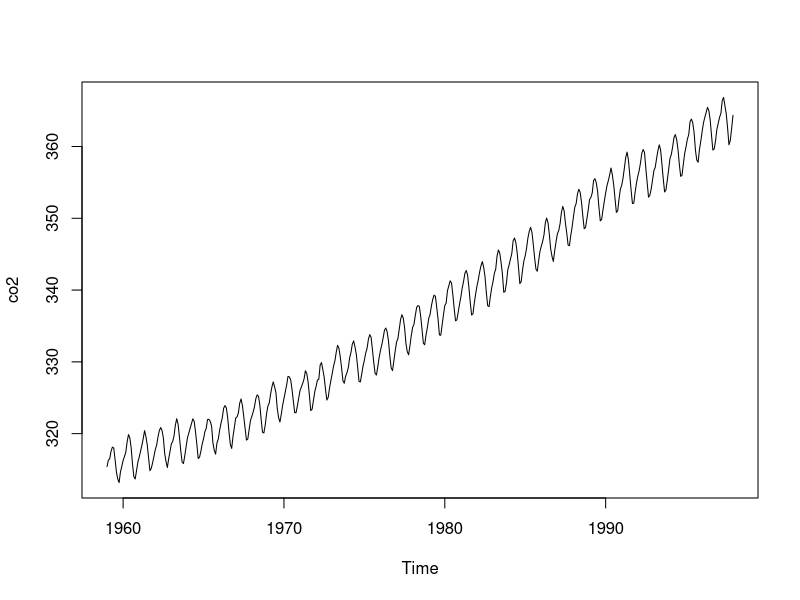
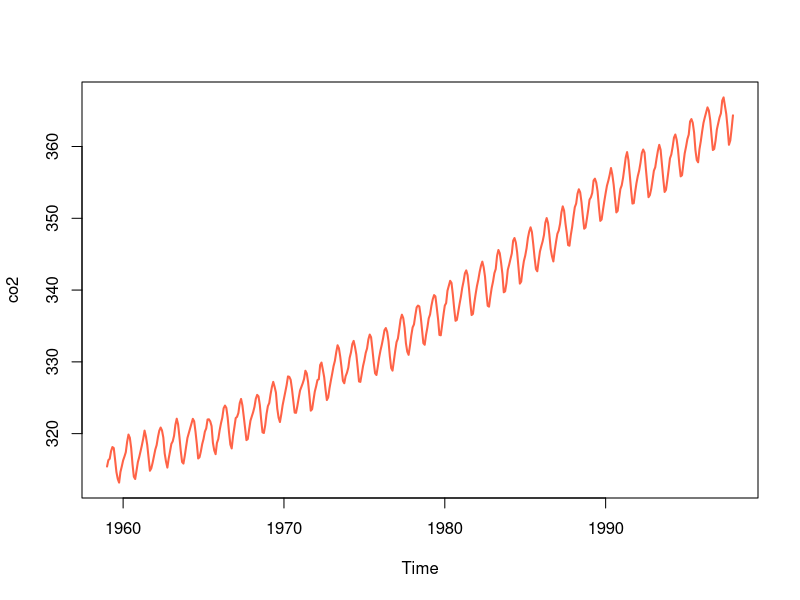
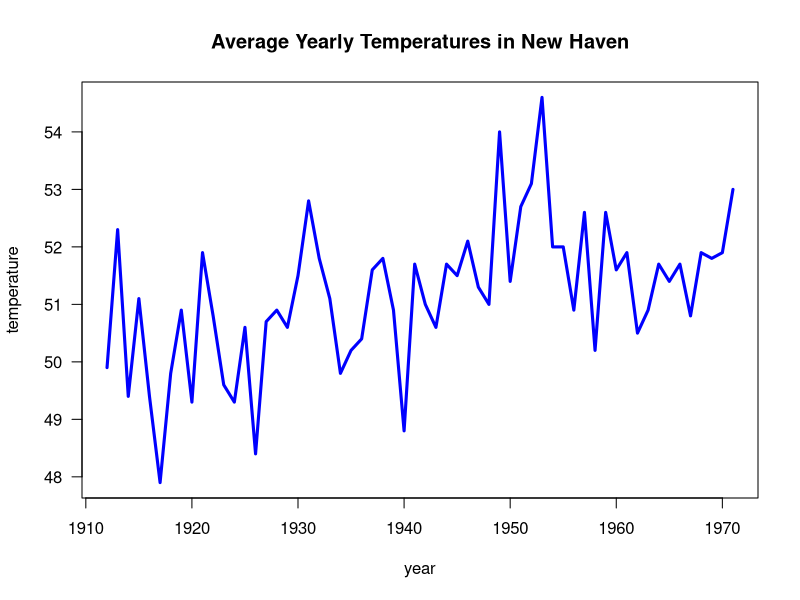
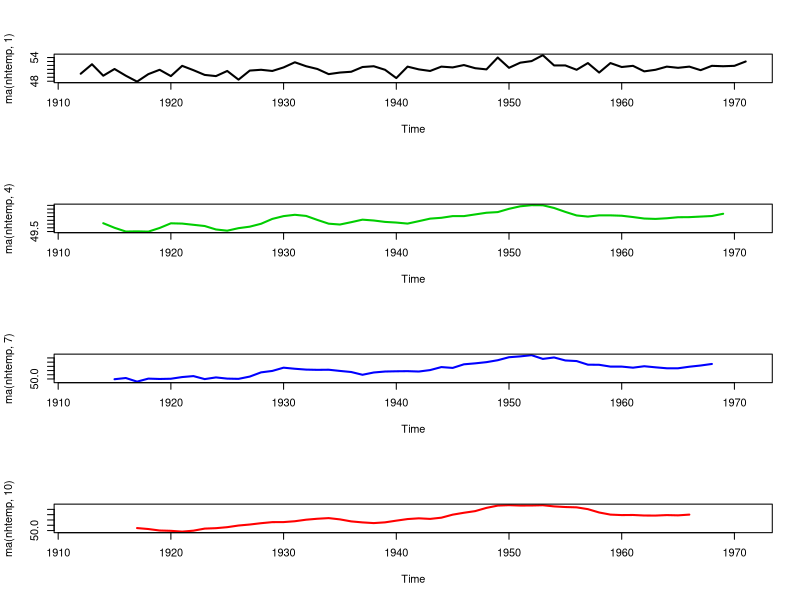
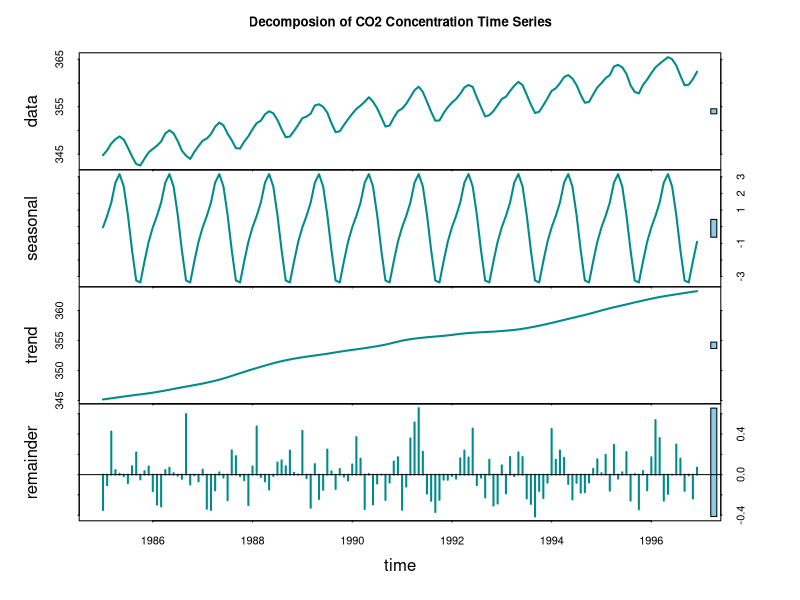
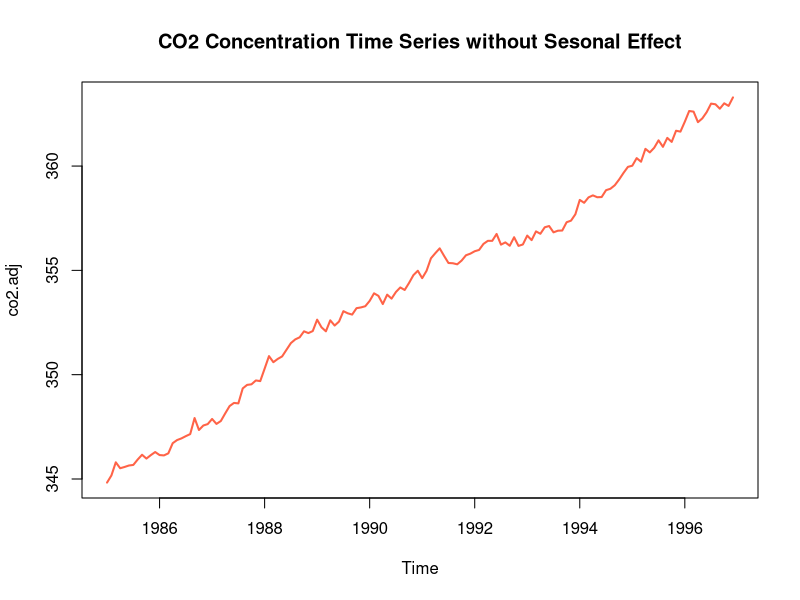
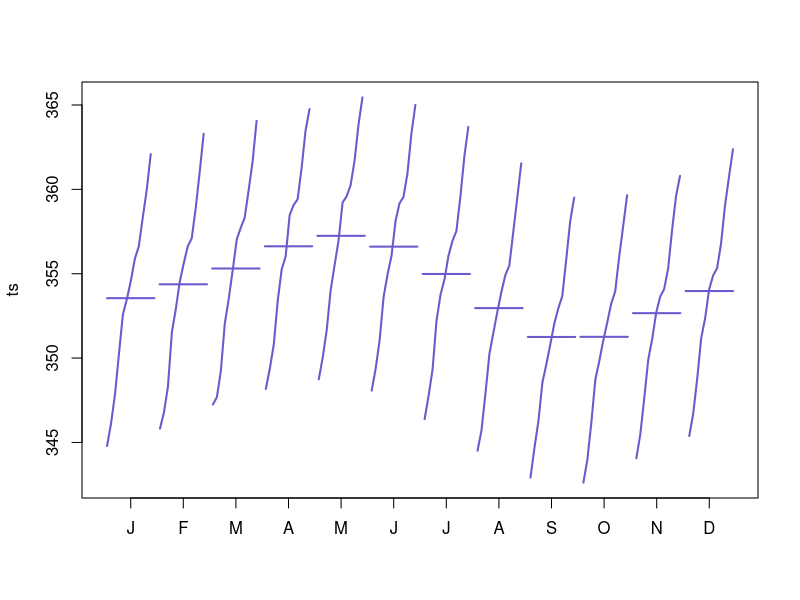
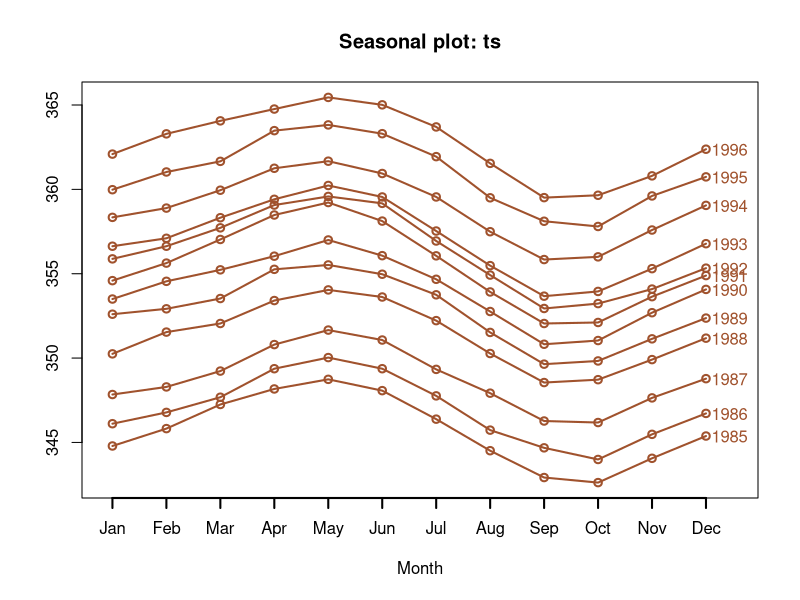

R code for these plots, in order:
# 시계열 데이터: Time-Series Data

data(co2)
str(co2)
class(co2)
co2
head(co2)
head(co2, 3*12)

plot(co2)
plot(co2, lwd=2, col="tomato")

start(co2)
end(co2)
frequency(co2)
deltat(co2)

time(co2)
cycle(co2)

window(co2, start=c(1990, 1), end=c(1995, 12))
window(co2, start=c(1990, 1), frequency = 1)
window(co2, start=c(1990, 1), frequency = 2)
window(co2, start=c(1990, 1), frequency = 4)

# 시계열 데이터 분해: Time Series Decomposition

data(nhtemp)
str(nhtemp)
nhtemp
?nhtemp

windows(width=8, height=4.5)
plot(nhtemp, type='l', lwd=3, col="blue",
     main="Average Yearly Temperatures in New Haven",
     xlab="year", ylab="temperature", las=1)

windows(9, 9)
library(forecast)
par(mfrow=c(4,1))
plot(ma(nhtemp, 1), lwd=2, col="black")
plot(ma(nhtemp, 4), lwd=2, col="green3")
plot(ma(nhtemp, 7), lwd=2, col="blue")
plot(ma(nhtemp, 10), lwd=2, col="red")
par(mfrow=c(1,1))

data(co2)
str(co2)
head(co2, n= 3*12)

ts <- window(co2, start=c(1985, 1), end=c(1996, 12))
head(ts, n=3*12)

stl(ts, s.window="periodic")

decomp <- stl(ts, s.window="periodic")
plot(decomp, lwd=2, col="darkcyan", col.range="skyblue",
     main="Decomposion of CO2 Concentration Time Series")

head(ts, n=3*12)
head(decomp$time.series)

co2.adj <- ts - decomp$time.series[, "seasonal"]
head(co2.adj, 3*12)

plot(co2.adj, lwd=2, col="tomato",
     main="CO2 Concentration Time Series without Sesonal Effect")

library(stats)
monthplot(ts, lwd=2, col="slateblue")

library(forecast)
seasonplot(ts, lwd=2, col="sienna", year.labels = T)


# 평활법 예측 모델

# ARIMA 예측 모델

data(Nile)
str(Nile)
head(Nile)

lag(Nile, 1)
lag(Nile, 2)

library(tseries)
adf.test(Nile)

library(forecast)
ndiffs(Nile)

diff.Nile <- diff(Nile)
adf.test(diff.Nile)

par(mfrow=c(2,1))
plot(Nile, lwd=2)
plot(diff.Nile, lwd=2)
par(mfrow=c(1, 1))

Acf(diff.Nile, lwd=2)
Pacf(diff.Nile, lwd=2)

Acf(diff.Nile, lwd=2, plot=F)
Pacf(diff.Nile, lwd=2, plot=F)

arima(Nile, order=c(0, 1, 1))
Nile.arima <- arima(Nile, order=c(0, 1, 1))
accuracy(Nile.arima)

residual <- Nile.arima$residuals
par(mfrow=c(1, 2))

hist(residual, prob=T)
xfit <- seq(min(residual), max(residual), length=40)
yfit <- dnorm(xfit, mean(residual), sd(residual))
lines(xfit, yfit, lwd=2, col="tomato")

qqnorm(residual, pch=21, col="black", bg="gold")
qqline(residual, col="royalblue", lwd=2)

par(mfrow=c(1, 1))

Box.test(Nile.arima$residuals, type="Ljung-Box")

library(forecast)
data(gas)
str(gas)
head(gas)
head(gas, 3*12)

auto.arima(gas)
gas.arima <- auto.arima(gas)
accuracy(gas.arima)

arima(gas, order=c(2, 1, 1), 
      seasonal = list(order=c(0, 1, 1), period=12))

forecast(gas.arima, h=5*12)
fc <- forecast(gas.arima, h=5*12)
plot(fc)
plot(fc, col="darkorange", lwd=2,
     flty=1, flwd=3, fcol="orangered",
     shadecols=c("lavender", "skyblue"),
     main="Austrian Monthly Gas Production",
     xlab="Year", ylab="Monthly Production")
